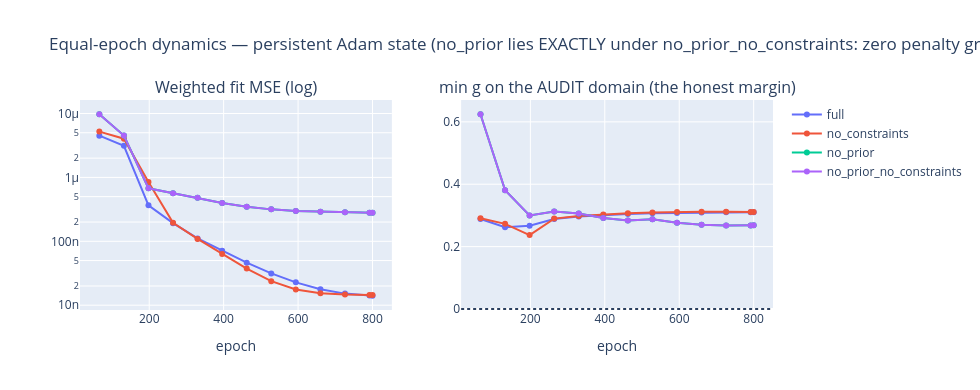

Write notebook code for a chart like this one.
### Code cell
# section 3 — training-dynamics figure — data-independent: skipped on production shards (NB03_SKIP_SYNTHETIC=1)
if SKIP_SYNTHETIC:
    print("[skip] section 3 — training-dynamics figure (NB03_SKIP_SYNTHETIC=1)")
else:
    fig = make_subplots(rows=1, cols=2, subplot_titles=(
        "Weighted fit MSE (log)", "min g on the AUDIT domain (the honest margin)"))
    cols = {"full": "#636efa", "no_constraints": "#ef553b",
            "no_prior": "#00cc96", "no_prior_no_constraints": "#ab63fa"}
    for name, col in cols.items():
        L = variants[name]["logs"]
        fig.add_trace(go.Scatter(x=[l["epoch"] for l in L], y=[max(l["fit"], 1e-14) for l in L],
                                 name=name, line=dict(color=col)), 1, 1)
        fig.add_trace(go.Scatter(x=[l["epoch"] for l in L], y=[l["min_g_ext"] for l in L],
                                 name=name, line=dict(color=col), showlegend=False), 1, 2)
    fig.update_yaxes(type="log", row=1, col=1)
    fig.add_hline(y=0, line_dash="dot", row=1, col=2)
    fig.update_xaxes(title_text="epoch")
    fig.update_layout(
        width=980, height=390,
        title="Equal-epoch dynamics — persistent Adam state (no_prior lies EXACTLY under "
              "no_prior_no_constraints: zero penalty gradient)")
    fig.show()

### Figure 1 — Plotly figure (JSON) as saved in the notebook; plotly's stock layout.template omitted (floating-point values rounded to 4 significant figures)
{"data": [{"line": {"color": "#636efa"}, "name": "full", "type": "scatter", "x": [66, 132, 198, 264, 330, 396, 462, 528, 594, 660, 726, 792, 800], "xaxis": "x", "y": [4.506e-06, 3.124e-06, 3.658e-07, 1.923e-07, 1.109e-07, 7.097e-08, 4.627e-08, 3.148e-08, 2.277e-08, 1.775e-08, 1.519e-08, 1.413e-08, 1.406e-08], "yaxis": "y"}, {"line": {"color": "#636efa"}, "name": "full", "showlegend": false, "type": "scatter", "x": [66, 132, 198, 264, 330, 396, 462, 528, 594, 660, 726, 792, 800], "xaxis": "x2", "y": [0.2886, 0.262, 0.267, 0.2887, 0.2965, 0.3012, 0.3046, 0.3068, 0.3081, 0.309, 0.3098, 0.3101, 0.3101], "yaxis": "y2"}, {"line": {"color": "#ef553b"}, "name": "no_constraints", "type": "scatter", "x": [66, 132, 198, 264, 330, 396, 462, 528, 594, 660, 726, 792, 800], "xaxis": "x", "y": [5.21e-06, 4.035e-06, 8.484e-07, 1.95e-07, 1.091e-07, 6.329e-08, 3.75e-08, 2.379e-08, 1.764e-08, 1.537e-08, 1.466e-08, 1.446e-08, 1.444e-08], "yaxis": "y"}, {"line": {"color": "#ef553b"}, "name": "no_constraints", "showlegend": false, "type": "scatter", "x": [66, 132, 198, 264, 330, 396, 462, 528, 594, 660, 726, 792, 800], "xaxis": "x2", "y": [0.291, 0.273, 0.237, 0.2897, 0.2978, 0.303, 0.3068, 0.3095, 0.311, 0.3114, 0.3114, 0.3113, 0.3113], "yaxis": "y2"}, {"line": {"color": "#00cc96"}, "name": "no_prior", "type": "scatter", "x": [66, 132, 198, 264, 330, 396, 462, 528, 594, 660, 726, 792, 800], "xaxis": "x", "y": [9.736e-06, 4.518e-06, 6.763e-07, 5.637e-07, 4.821e-07, 3.984e-07, 3.484e-07, 3.161e-07, 2.988e-07, 2.902e-07, 2.844e-07, 2.8e-07, 2.796e-07], "yaxis": "y"}, {"line": {"color": "#00cc96"}, "name": "no_prior", "showlegend": false, "type": "scatter", "x": [66, 132, 198, 264, 330, 396, 462, 528, 594, 660, 726, 792, 800], "xaxis": "x2", "y": [0.6243, 0.3809, 0.2998, 0.3125, 0.3062, 0.2918, 0.2839, 0.2878, 0.2764, 0.2704, 0.2676, 0.268, 0.2682], "yaxis": "y2"}, {"line": {"color": "#ab63fa"}, "name": "no_prior_no_constraints", "type": "scatter", "x": [66, 132, 198, 264, 330, 396, 462, 528, 594, 660, 726, 792, 800], "xaxis": "x", "y": [9.736e-06, 4.518e-06, 6.763e-07, 5.637e-07, 4.821e-07, 3.984e-07, 3.484e-07, 3.161e-07, 2.988e-07, 2.902e-07, 2.844e-07, 2.8e-07, 2.796e-07], "yaxis": "y"}, {"line": {"color": "#ab63fa"}, "name": "no_prior_no_constraints", "showlegend": false, "type": "scatter", "x": [66, 132, 198, 264, 330, 396, 462, 528, 594, 660, 726, 792, 800], "xaxis": "x2", "y": [0.6243, 0.3809, 0.2998, 0.3125, 0.3062, 0.2918, 0.2839, 0.2878, 0.2764, 0.2704, 0.2676, 0.268, 0.2682], "yaxis": "y2"}], "layout": {"annotations": [{"font": {"size": 16}, "showarrow": false, "text": "Weighted fit MSE (log)", "x": 0.225, "xanchor": "center", "xref": "paper", "y": 1, "yanchor": "bottom", "yref": "paper"}, {"font": {"size": 16}, "showarrow": false, "text": "min g on the AUDIT domain (the honest margin)", "x": 0.775, "xanchor": "center", "xref": "paper", "y": 1, "yanchor": "bottom", "yref": "paper"}], "height": 390, "shapes": [{"line": {"dash": "dot"}, "type": "line", "x0": 0, "x1": 1, "xref": "x2 domain", "y0": 0, "y1": 0, "yref": "y2"}], "title": {"text": "Equal-epoch dynamics — persistent Adam state (no_prior lies EXACTLY under no_prior_no_constraints: zero penalty gradient)"}, "width": 980, "xaxis": {"anchor": "y", "domain": [0, 0.45], "title": {"text": "epoch"}}, "xaxis2": {"anchor": "y2", "domain": [0.55, 1], "title": {"text": "epoch"}}, "yaxis": {"anchor": "x", "domain": [0, 1], "type": "log"}, "yaxis2": {"anchor": "x2", "domain": [0, 1]}}}
